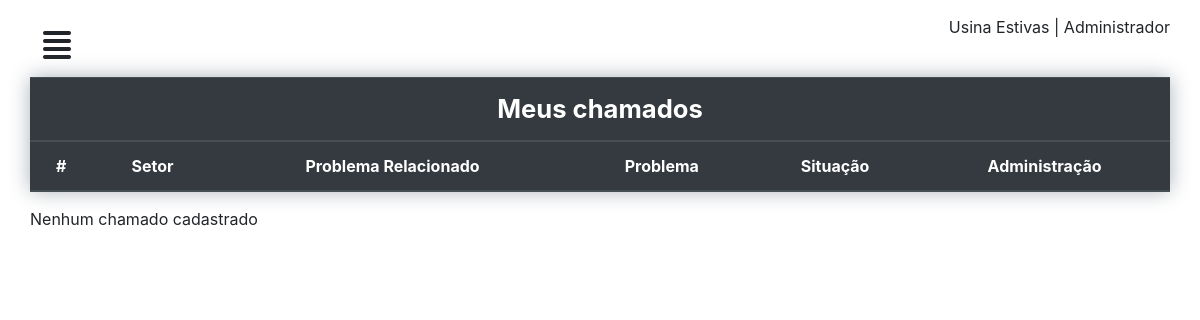
The app's page /perfil/ (signed in), older data.
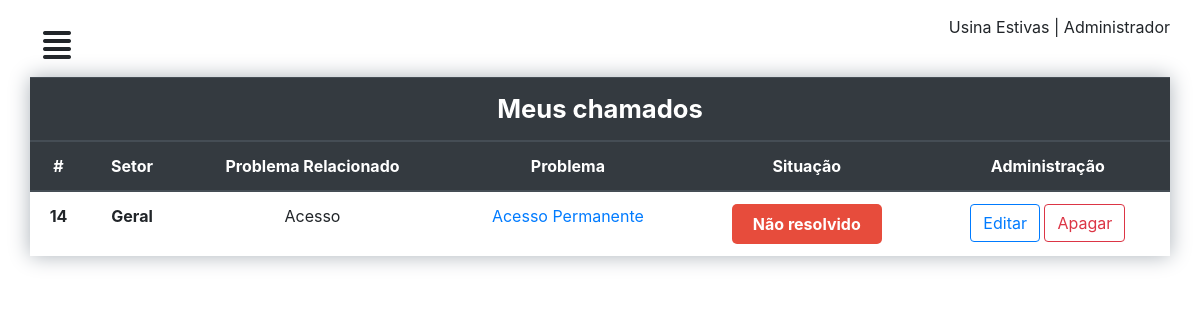
The same page, newer data.
### chamados/models.py (models this page shows)
class Chamado(models.Model):
	setor = models.CharField('Setor', max_length=50)
	problema = models.TextField('problema')
	situacao = models.IntegerField('situacao', default=1)
	user = models.ForeignKey(CustomUser, on_delete=models.CASCADE)
	relacao = models.ForeignKey(ProblemaRelacionado, on_delete=models.CASCADE)

class ProblemaRelacionado(models.Model):
	relacao = models.CharField('problema relacionado', max_length=50)
	def __str__(self):
		return self.relacao

### chamados/views.py (the view)
# urls.py: path('perfil/', perfil, name="perfil"),
@login_required
def perfil(request):
	chamados = Chamado.objects.filter(user=request.user).order_by('-id')
	contexto = {
	'lista_chamado': chamados
	}
	return render(request, 'dashboard/chamados.html', contexto)

### chamados/templates/dashboard/chamados.html (shortened to what this page needs)
{% extends "dashboard/baseperfil.html" %}
{% load static %}
{% block title %}
<link rel="stylesheet" type="text/css" href="{% static 'css/mycall.css' %}" />
{% endblock %}
{% block conteudo %}
<div id="mycall">
  <div class="row">
    <div class="col-12">
	<table class="table">
    <thead class="thead-dark">
      <tr>
        <th class="titleTable" colspan="6" scope="col">Meus chamados</th>
      </tr>
    </thead>
    <thead class="thead-dark">
      <tr>
        <th scope="col">#</th>
        <th scope="col">Setor</th>
        <th scope="col">Problema Relacionado</th>
        <th scope="col">Problema</th>
        <th scope="col">Situação</th>
        <th scope="col">Administração</th>
      </tr>
    </thead>
    <tbody>
      <tr>
        {% for chamado in lista_chamado %}
        <th scope="row">{{chamado.id}}</th>
        <th scope="row">{{chamado.setor}}</th>
        <td >{{chamado.relacao}}</td>
        <td ><a href="#">{{chamado.problema}}</a></td>
        <td > {% if chamado.situacao == 1 %} <span class="open"> Não resolvido </span> {% elif chamado.situacao == 2 %}<span class="progressCall"> Em andamento </span> {% else %} <span class="completed">Resolvido </span>{% endif %}</td>
        <td> {% if chamado.situacao == 1 %} <a href="{% url 'editar' chamado.id %}"> <button type="button" class="btn btn-outline-primary">Editar</button> </a> <a href="{% url 'apagar' chamado.id %}"><button type="button" class="btn btn-outline-danger">Apagar</button></a> {% else %} <a href="{% url 'editar' chamado.id %}"> <button type="button" class="btn btn-outline-primary" disabled="">Editar</button> </a> <a href="{% url 'apagar' chamado.id %}"><button type="button" class="btn btn-outline-danger" disabled=""> Apagar</button> {% endif %}</td>
      </tr>
      {% empty %}
    </tbody>
  </table>
  <p>Nenhum chamado cadastrado</p>
</div>
</div>
</div>
{% endfor %}
{% endblock %}

Row changes from the older to the newer data that the page shows:
added Chamado: id "14", setor "Geral", relacao "Acesso", problema "Acesso Permanente", situacao "Não resolvido"
Text that changed along with them:
text no longer shown: "Nenhum chamado cadastrado"
